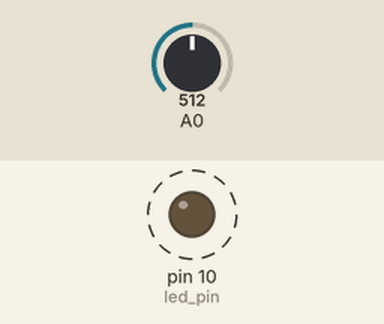
Simulated run of this sketch. Board: Arduino Uno, built with avr-gcc and run on an emulated ATmega328P. Shown: output pins drawn as LEDs (lit = HIGH). Dashed ring = blinking. The test bench sets the inputs (shaded band); at power-on: A0 = 512. No radio packets arrive unless stated; what the sketch prints to the serial monitor is not drawn.

Above: at 0.5 s.
Timing chart, 0 to 3.0 s (numbered marks = the images above):
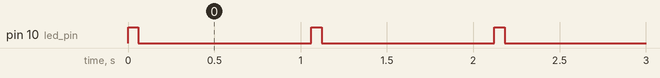

The sketch:

transmissor_digno_01.ino
```cpp
#include <Arduino.h>

// transmitter.pde
//
// Simple example of how to use VirtualWire to transmit messages
// Implements a simplex (one-way) transmitter with an TX-C1 module
//
// See VirtualWire.h for detailed API docs
// Author: Mike McCauley (mikem@airspayce.com)
// Copyright (C) 2008 Mike McCauley
// $Id: transmitter.pde,v 1.3 2009/03/30 00:07:24 mikem Exp $

#include <VirtualWire.h>

const int led_pin = 10;
const int transmit_pin = 12;
const int receive_pin = 2;
const int transmit_en_pin = 3;
int t=1000;

void setup()
{
  Serial.begin(9600);	// Debugging only
  Serial.println("Iniciando transmissao...");
  // Initialise the IO and ISR
  vw_set_tx_pin(transmit_pin);
  //    vw_set_rx_pin(receive_pin);
  vw_set_ptt_pin(transmit_en_pin);
  vw_set_ptt_inverted(true); // Required for DR3100
  vw_setup(2000);       // Bits per sec
  pinMode(led_pin, OUTPUT);
  pinMode(A0, INPUT);
}


void loop()
{
  char msg[11] = {
    'S', 'e', 'n', 's', 'o', 'r', ' ', '=', ' ', '#', '%'  };

  long temperatura = map(analogRead(A0), 0, 1023, 100, 0);
  Serial.println(temperatura);
  msg[9] = temperatura;
  digitalWrite(led_pin, HIGH); // Flash a light to show transmitting
  vw_send((uint8_t *)msg, 11);
  vw_wait_tx(); // Wait until the whole message is gone
  digitalWrite(led_pin, LOW);
  delay(t);
  // count = count + 1;
}
```

Measured:
- by itself, pin 10 (led_pin): alternates HIGH for 0.06 s and LOW for 1.0 s
